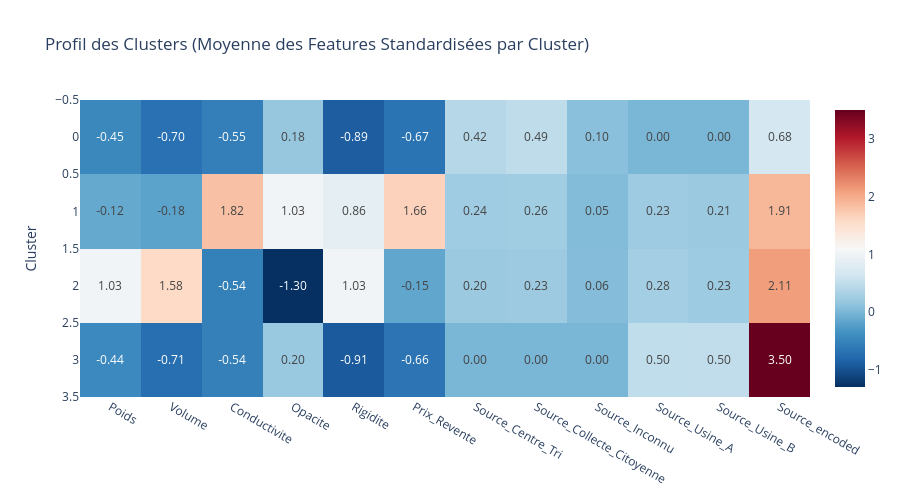

The notebook cell this image was saved under:
### Code cell
fig_heat_clust = px.imshow(
    cluster_means,
    text_auto=".2f",
    aspect="auto",
    color_continuous_scale="RdBu_r",
    title="Profil des Clusters (Moyenne des Features Standardisées par Cluster)",
    height=500
)
fig_heat_clust.show()

### Figure 1 — Plotly figure (JSON) as saved in the notebook; plotly's stock layout.template omitted (floating-point values rounded to 4 significant figures)
{"data": [{"coloraxis": "coloraxis", "hovertemplate": "x: %{x}<br>Cluster: %{y}<br>color: %{z}<extra></extra>", "name": "0", "texttemplate": "%{z:.2f}", "type": "heatmap", "x": ["Poids", "Volume", "Conductivite", "Opacite", "Rigidite", "Prix_Revente", "Source_Centre_Tri", "Source_Collecte_Citoyenne", "Source_Inconnu", "Source_Usine_A", "Source_Usine_B", "Source_encoded"], "xaxis": "x", "y": [0, 1, 2, 3], "yaxis": "y", "z": [[-0.4512, -0.7, -0.5455, 0.1777, -0.8915, -0.6702, 0.4188, 0.4851, 0.09609, 0.0, 0.0, 0.6773], [-0.1224, -0.1838, 1.824, 1.027, 0.8614, 1.66, 0.2433, 0.2602, 0.05378, 0.2326, 0.2101, 1.906], [1.028, 1.579, -0.5425, -1.295, 1.031, -0.1549, 0.2027, 0.2254, 0.0583, 0.2821, 0.2315, 2.114], [-0.443, -0.7149, -0.5376, 0.1994, -0.9143, -0.6616, 0.0, 0.0, 0.0, 0.4976, 0.5024, 3.502]]}], "layout": {"coloraxis": {"colorscale": [[0, "rgb(5,48,97)"], [0.1, "rgb(33,102,172)"], [0.2, "rgb(67,147,195)"], [0.3, "rgb(146,197,222)"], [0.4, "rgb(209,229,240)"], [0.5, "rgb(247,247,247)"], [0.6, "rgb(253,219,199)"], [0.7, "rgb(244,165,130)"], [0.8, "rgb(214,96,77)"], [0.9, "rgb(178,24,43)"], [1, "rgb(103,0,31)"]]}, "height": 500, "title": {"text": "Profil des Clusters (Moyenne des Features Standardisées par Cluster)"}, "xaxis": {"anchor": "y", "domain": [0, 1]}, "yaxis": {"anchor": "x", "autorange": "reversed", "domain": [0, 1], "title": {"text": "Cluster"}}}}
